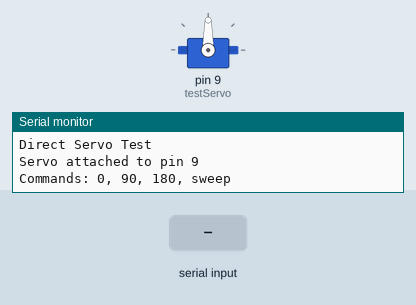
This sketch was run on a simulated Arduino Uno, built with avr-gcc and run on an emulated ATmega328P. Shown: servo, the last lines printed to the serial monitor. The test bench sets the inputs (shaded band).

Above: at 1.2 s.
1.3 s: "sweep" received over Serial
At 6.6 s:
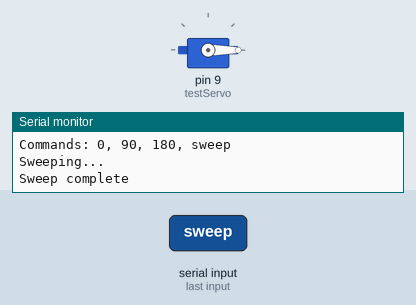
7.3 s: "90" received over Serial
At 9.5 s:
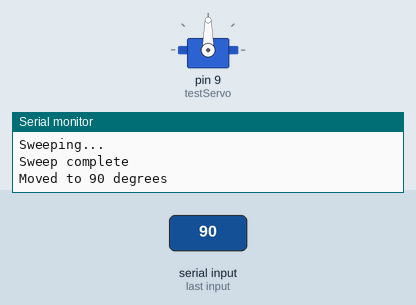
9.8 s: "180" received over Serial
At 11.5 s:
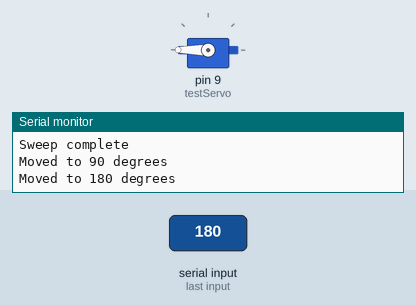
Timing chart, 0 to 13.0 s (numbered marks = the images above; inputs shaded):
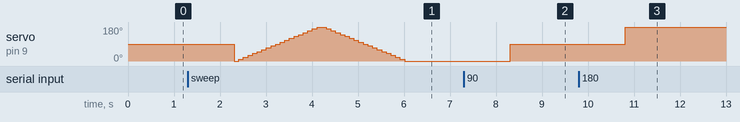

Measured:
- after the input at 1.3 s, servo on pin 9 (testServo): 90° → 0° after 1.0 s, → 10° 0.10 s later, → 20° 0.10 s later, → 30° 0.10 s later, … (37 changes in this stretch)
- after the input at 7.3 s, servo on pin 9 (testServo): 0° → 90° after 1.0 s
- after the input at 9.8 s, servo on pin 9 (testServo): 90° → 180° after 1.0 s

The sketch:

direct_servo_test.ino
```cpp
/*
 * Direct Servo Test - Bypass PCA9685
 * Connect servo directly to Arduino to test if servo works
 *
 * Wiring:
 * Servo Red -> Arduino 5V (or external 5V)
 * Servo Black/Brown -> GND
 * Servo Orange/Yellow -> Pin 9
 */

#include <Servo.h>

Servo testServo;

void setup() {
  Serial.begin(9600);
  Serial.println(F("Direct Servo Test"));

  testServo.attach(9);
  Serial.println(F("Servo attached to pin 9"));
  Serial.println(F("Commands: 0, 90, 180, sweep"));
}

void loop() {
  if (Serial.available()) {
    String cmd = Serial.readString();
    cmd.trim();

    if (cmd == "0") {
      testServo.write(0);
      Serial.println(F("Moved to 0 degrees"));
    } else if (cmd == "90") {
      testServo.write(90);
      Serial.println(F("Moved to 90 degrees"));
    } else if (cmd == "180") {
      testServo.write(180);
      Serial.println(F("Moved to 180 degrees"));
    } else if (cmd == "sweep") {
      Serial.println(F("Sweeping..."));
      for (int i = 0; i <= 180; i += 10) {
        testServo.write(i);
        delay(100);
      }
      for (int i = 180; i >= 0; i -= 10) {
        testServo.write(i);
        delay(100);
      }
      Serial.println(F("Sweep complete"));
    }
  }
  delay(100);
}
```
